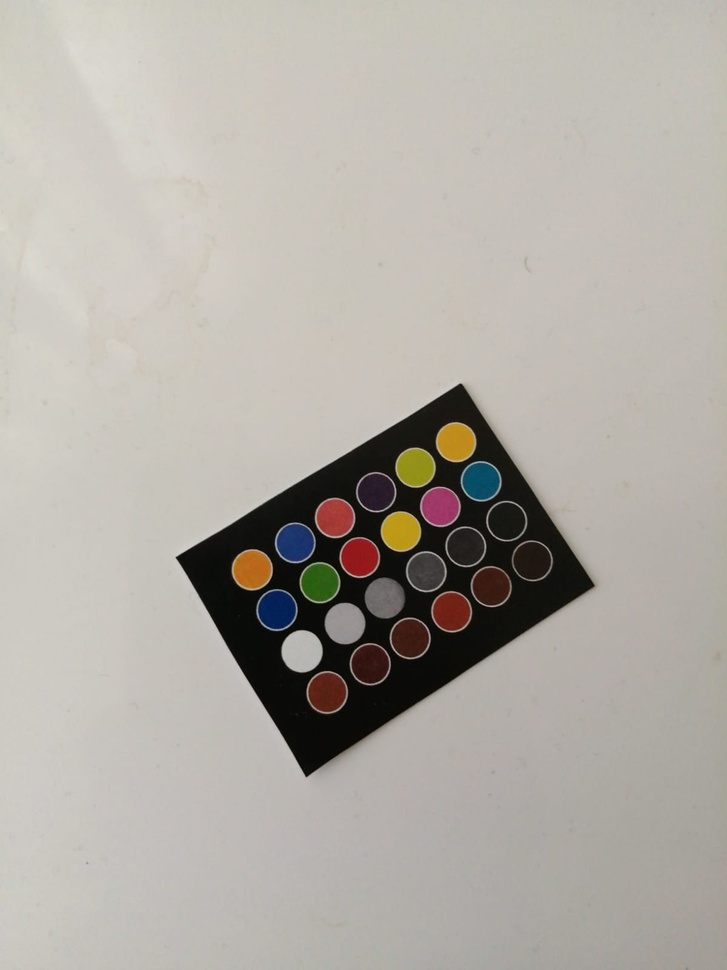
#> input picture Carnes evolución diferencial/PaletaMini.jpeg, 727 x 970 px, shrunk from 1200 x 1600 before the run
$ jupyter execute --allow-errors 'FunciónRotar.ipynb'
#> lines starting #> are read from the running program, lines starting #| are printed output that depends on the picture
[cell 1]
import matplotlib.pyplot as plt
import matplotlib.image as mpimg
from mpl_toolkits.mplot3d import Axes3D
import numpy as np
import cv2
import os
import glob
from PIL import Image, ImageDraw, ImageFilter, ImageColor
from sklearn.cluster import KMeans
from sklearn.metrics import pairwise_distances_argmin_min
import math

[cell 2]
import numpy as np
import cv2
from scipy.optimize import differential_evolution

# [5 lines left out: function rotate_image, not called in this run]

[cell 3]
# [17 lines left out: function SortCircles, not called in this run]

## Detección del paleta y sus círculos

[cell 4]
Pal = cv2.imread("PaletaMini.jpeg")
#> Pal is the input picture: shape (970, 727, 3); mean B, G, R 164.8, 172, 176.7
Pal = cv2.cvtColor(Pal, cv2.COLOR_BGR2RGB)
#Pal = ndimage.rotate(Pal,30)
plt.figure()
plt.imshow(Pal)
plt.show()

gray = cv2.cvtColor(Pal, cv2.COLOR_RGB2GRAY)
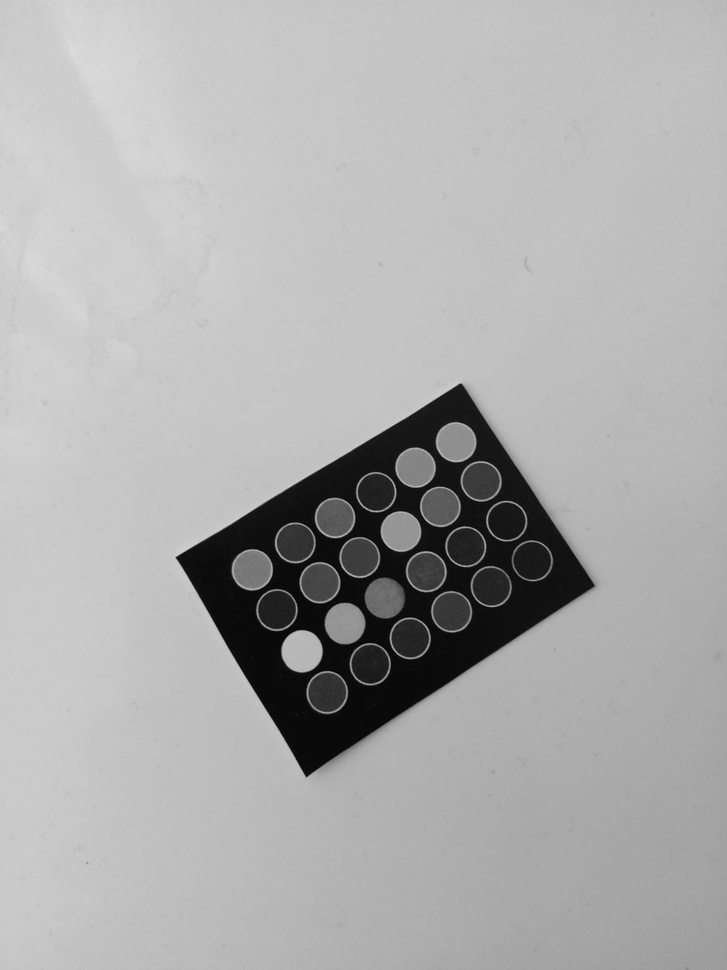
#> gray: shape (970, 727); min 1, max 218, mean 172.5
img = cv2.medianBlur(gray, 5)

cimg = cv2.cvtColor(img, cv2.COLOR_GRAY2BGR)

#circles = cv2.HoughCircles(img, cv2.HOUGH_GRADIENT,1,80,param1=50,param2=13,minRadius=80,maxRadius=100)
circles = cv2.HoughCircles(img, cv2.HOUGH_GRADIENT,1,40,param1=100,param2=30,minRadius=30,maxRadius=50)
#> circles = None
#> (the rest of this cell did not finish here and is left out)
